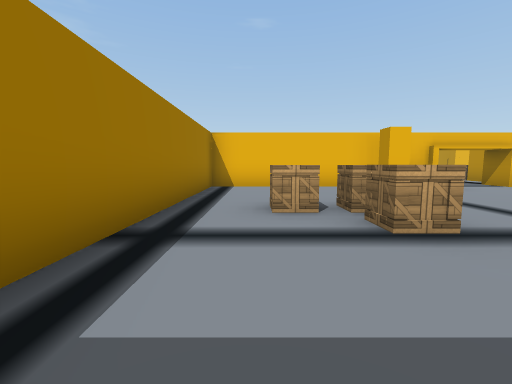
view 1 (above)

16 first-person views from a walk through a 3-D level made in the Unity game engine. The camera is 1.2 m above the floor, tilts 6° down and sees 90° across. Doors are open. The floor is counted in squares, 2 m on a side. Each view is taken from the middle of a square. On the plan, view 1 faces up. The plan holds only what a view shows up to about 9 squares ahead; the rest is blank. The place goes on beyond the plan. The player is left out. Some animated figures are not drawn. Some surface patterns are stand-ins.

view 2
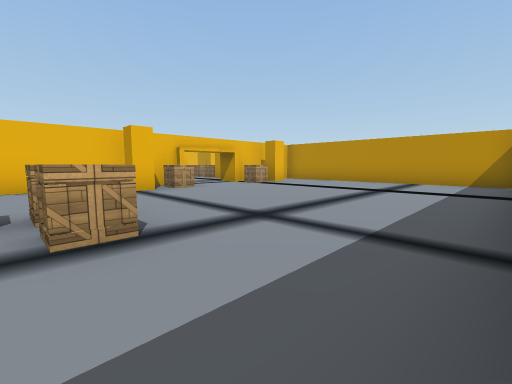

view 3
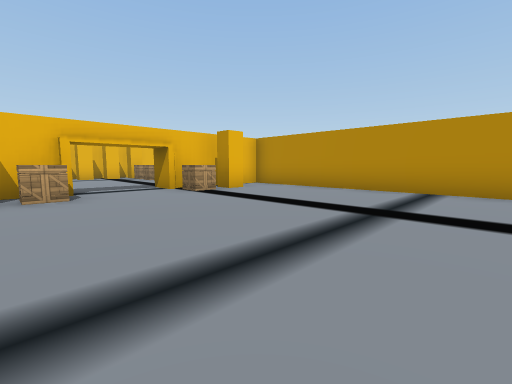

view 4
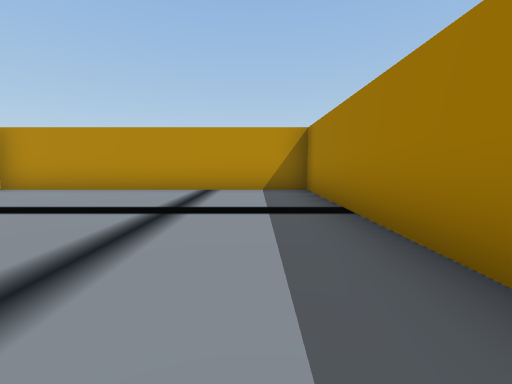

view 5
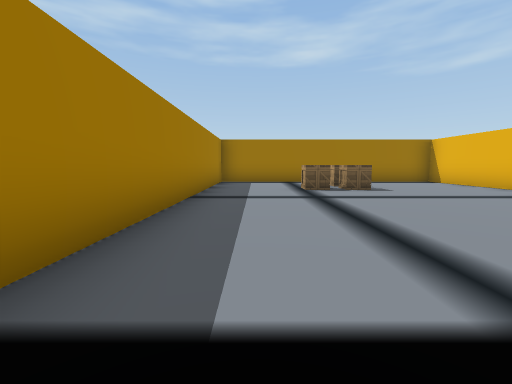

view 6
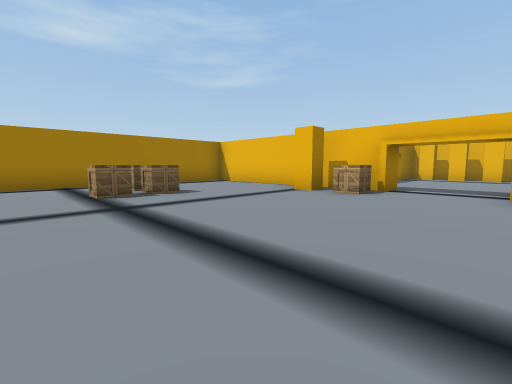

view 7
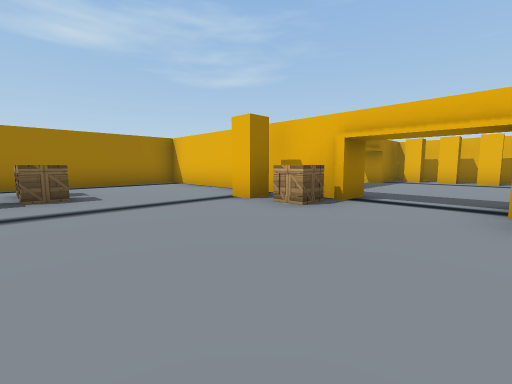

view 8
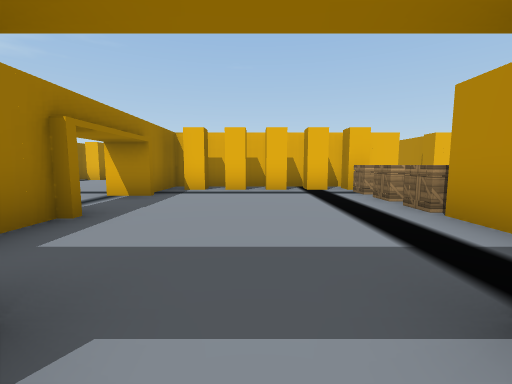

view 9
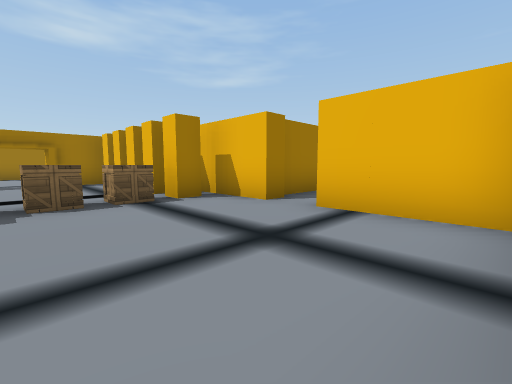

view 10
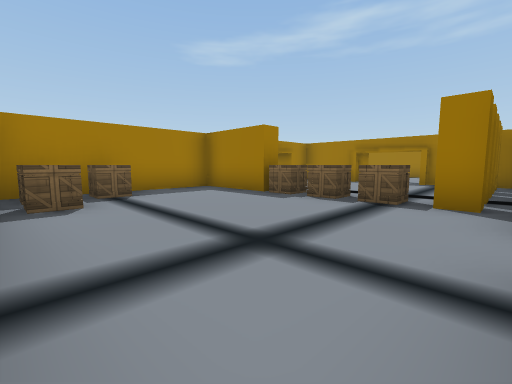

view 11
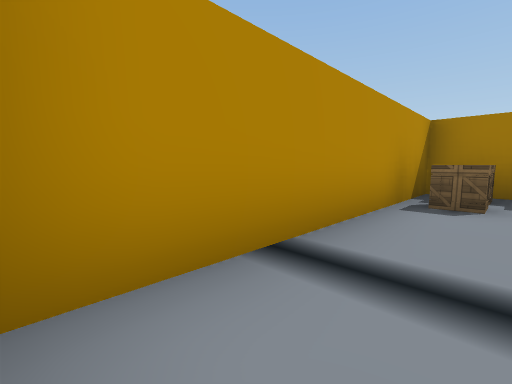

view 12
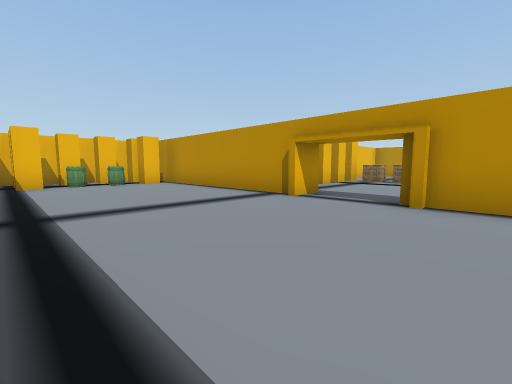

view 13
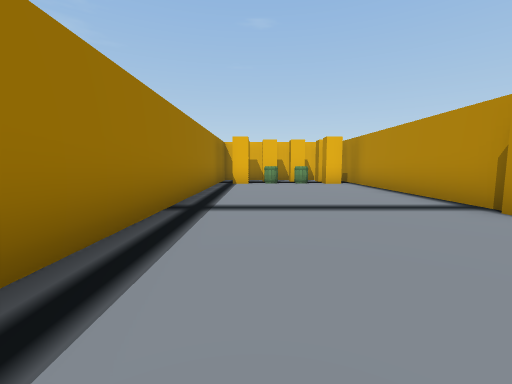

view 14
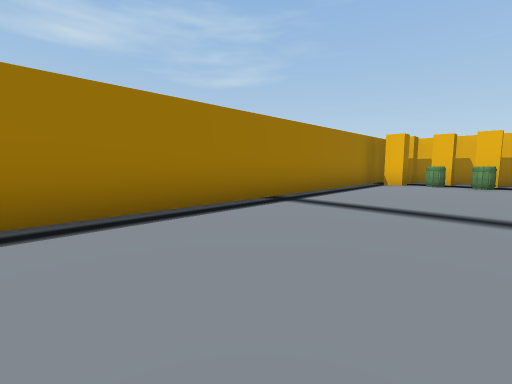

view 15
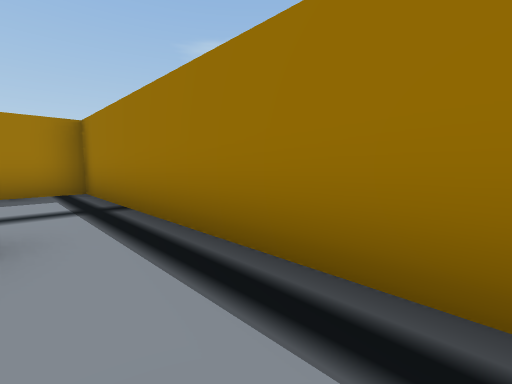

view 16
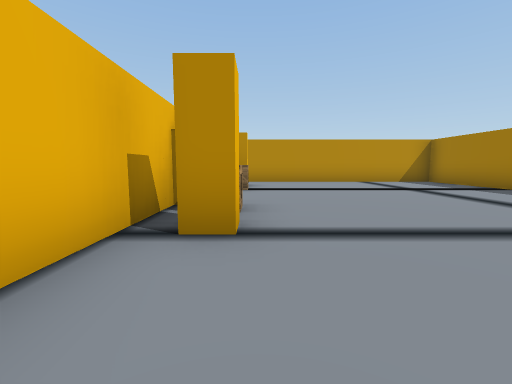

### Floor plan
Ten units are one square. View 1 is at (0, 0); x grows to the right and y downward. Boxes are objects, and circles mark ways between rooms. Rooms are numbered by the first view taken in them; rooms with no view inside come last. Other rooms are left out.
<svg viewBox="-17 -197 154 204">
<path fill="none" stroke="#000" d="M38 -68 38 -62 33 -62 33 -68M44 -72 -12 -72 -12 2 103 2 103 -72 96 -72M87 -96 87 -78 132 -78 132 -143 110 -143M87 -133 83 -133 83 -138 87 -138 87 -133M78 -138 78 -133 73 -133 73 -138M100 -143 38 -143 38 -120M68 -138 68 -133 62 -133M70 -74 70 -80M58 -139 58 -133 52 -133M50 -80 50 -74M48 -139 48 -133 42 -133M38 -99 38 -91M33 -122 33 -180M38 -120 30 -120M-2 -178 -2 -172 -8 -172M19 -182 13 -182 13 -188M8 -188 8 -182 3 -182 3 -188M-2 -188 -2 -182 -8 -182M-12 -186 -12 -89M20 -192 -10 -192M33 -89 33 -99"/>
<rect x="-5" y="-45" width="10" height="10" fill="#bbb"><title>crate</title></rect>
<rect x="5" y="-35" width="10" height="10" fill="#bbb"><title>crate</title></rect>
<rect x="5" y="-45" width="10" height="10" fill="#bbb"><title>crate</title></rect>
<rect x="45" y="-75" width="10" height="10" fill="#bbb"><title>crate</title></rect>
<rect x="65" y="-75" width="20" height="10" fill="#bbb"><title>crate</title></rect>
<rect x="75" y="-105" width="10" height="10" fill="#bbb"><title>crate</title></rect>
<rect x="75" y="-125" width="10" height="10" fill="#bbb"><title>crate</title></rect>
<rect x="75" y="-135" width="10" height="10" fill="#bbb"><title>crate</title></rect>
<rect x="105" y="-85" width="10" height="10" fill="#bbb"><title>crate</title></rect>
<rect x="115" y="-95" width="10" height="10" fill="#bbb"><title>other object</title></rect>
<rect x="115" y="-105" width="10" height="10" fill="#bbb"><title>crate</title></rect>
<rect x="-5" y="-185" width="10" height="10" fill="#bbb"><title>barrel</title></rect>
<rect x="5" y="-185" width="10" height="10" fill="#bbb"><title>barrel</title></rect>
<circle cx="60" cy="-80" r="3" fill="#2a7"/>
<circle cx="30" cy="-110" r="3" fill="#2a7"/>
<text x="50" y="-30">1</text>
<text x="90" y="-110">2</text>
<text x="10" y="-140">3</text>
</svg>
Room 1 opens to room 2. Room 2 opens to room 3.

Where each view was taken, in squares from view 1:
view 1: 0 up, 0 right, facing up
view 2: 0 up, 1 right, facing up-right
view 3: 1 up, 4 right, facing up-right
view 4: 1 up, 4 right, facing right
view 5: 1 up, 8 right, facing left
view 6: 1 up, 7 right, facing up-left
view 7: 3 up, 7 right, facing up-left
view 8: 7 up, 6 right, facing up
view 9: 11 up, 13 right, facing up-left
view 10: 14 up, 13 right, facing down-left
view 11: 14 up, 12 right, facing down-right
view 12: 9 up, 1 left, facing up-right
view 13: 9 up, 0 right, facing up
view 14: 9 up, 2 right, facing up-left
view 15: 6 up, 0 right, facing down-left
view 16: 6 up, 1 right, facing right
